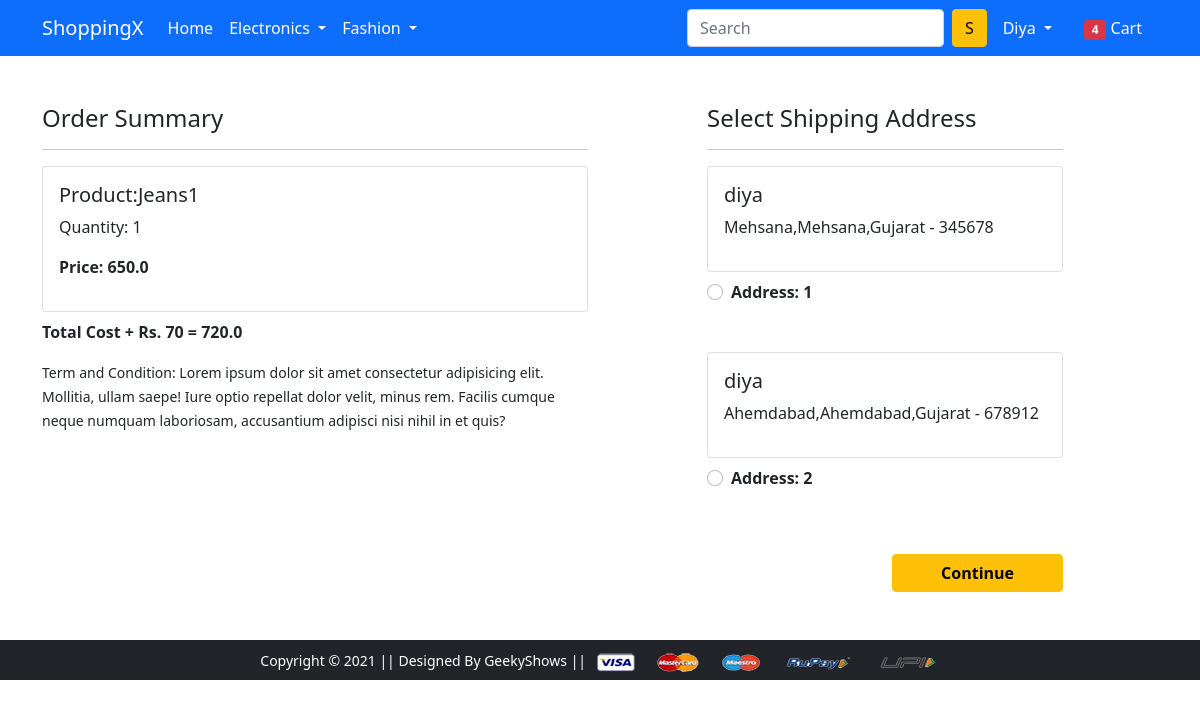
The page /checkout/ (signed in) on the database its author committed.
### app/models.py (models this page shows, shortened)
class Cart(models.Model):
    user = models.ForeignKey(User, on_delete=models.CASCADE)
    product = models.ForeignKey(Product, on_delete=models.CASCADE)
    quantity = models.PositiveIntegerField(default=1)
    @property
    def total_cost(self):
        return self.quantity * self.product.discount_price

class Product(models.Model):
    title = models.CharField(max_length=100)
    selling_price = models.FloatField()
    discount_price = models.FloatField()
    description = models.TextField()
    brand = models.CharField(max_length=100)
    category = models.CharField(choices=CATEGORY_CHOICES, max_length=2)
    product_image = models.ImageField(upload_to='productimg')

class Customer(models.Model):
    user = models.ForeignKey(User, on_delete=models.CASCADE)
    name = models.CharField(max_length=100)
    locality = models.CharField(max_length=100)
    city = models.CharField(max_length=50)
    zipcode = models.IntegerField()
    state = models.CharField(choices=STATE_CHOICES, max_length=100)

### app/views.py (the view)
# urls.py: path('checkout/', views.checkout, name='checkout'),
@login_required
def checkout(request):
    user = request.user
    add = Customer.objects.filter(user=user)
    cart_items = Cart.objects.filter(user=user)
    amount = 0.0
    shipping_amount = 70.0
    total_amount = 0.0
    cart_product = [p for p in Cart.objects.all() if p.user == user]
    if cart_product:
        for p in cart_product:
            tempamount = (p.quantity * p.product.discount_price)
            amount += tempamount
        total_amount = amount + shipping_amount
    return render(request, 'app/checkout.html',{'add':add ,'totalamount':total_amount ,'cart_items':cart_items})

### app/templates/app/checkout.html (shortened to what this page needs)
{% extends 'app/base.html' %}
{% load static %}
{% block main-content %}
<div class="container">
 <div class="row mt-5">
  <div class="col-sm-6">
    <h4>Order Summary</h4>
    <hr>
    {% for item in cart_items %}
      <div class="card mb-2">
        <div class="card-body">
          <h5>Product:{{item.product.title}}</h5>
          <p>Quantity: {{item.quantity}}</p>
          <p class="fw-bold">Price: {{item.total_cost}}</p>
        </div>
      </div>
    {% endfor %}
    <p class="fw-bold">Total Cost + Rs. 70 = {{totalamount}}</p>
    <small>Term and Condition: Lorem ipsum dolor sit amet consectetur adipisicing elit. Mollitia, ullam saepe! Iure optio repellat dolor velit, minus rem. Facilis cumque neque numquam laboriosam, accusantium adipisci nisi nihil in et quis?</small>
  </div>
  <div class="col-sm-4 offset-sm-1">
    <h4>Select Shipping Address</h4>
    <hr>
    <form action="/paymentdone">
    {% for ad in add %}
      <div class="card">
        <div class="card-body">
        <h5>{{ad.name}}</h5>
        <p>{{ad.locality}},{{ad.city}},{{ad.state}} - {{ad.zipcode}}</p>
        </div>
      </div>
        <div class="form-check mt-2 mb-5">
          <input class="form-check-input" type="radio" name="custid" id="custadd{{forloop.counter}}" value="{{ad.id}}">
          <label class="form-check-label fw-bold" for="custadd{{forloop.counter}}">
            Address: {{forloop.counter}} </label>
        </div>
    {% endfor %}
        <div class="text-end">
          <button type="submit" class="btn btn-warning mt-3 px-5 fw-bold">Continue</button>
        </div>
      </form>
    </div>
  </div>
</div>
{% endblock main-content %}

### app/templates/app/base.html (shortened to what this page needs)
<!doctype html>
{% load static %}
<html lang="en">
  <head>
    <link href="https://cdn.jsdelivr.net/npm/bootstrap@5.0.0-beta1/dist/css/bootstrap.min.css" rel="stylesheet">
    <link rel="stylesheet" href="{% static 'app/css/owl.carousel.min.css' %}">
    <link rel="stylesheet" href="{% static 'app/css/all.min.css' %}">
    <link rel="stylesheet" href="{% static 'app/css/style.css' %}">
  </head>
  <body>
    <nav class="navbar navbar-expand-lg navbar-dark bg-primary">
     <div class="container">
       <a class="navbar-brand" href="/">ShoppingX</a>
       <div class="collapse navbar-collapse" id="navbarSupportedContent">
         <ul class="navbar-nav me-auto mb-2 mb-lg-0">
           <li class="nav-item">
             <a class="nav-link active" aria-current="page" href="/">Home</a>
           </li>
           <li class="nav-item dropdown">
             <a class="nav-link dropdown-toggle text-white" href="#" id="electronicsDropdown" role="button" data-bs-toggle="dropdown" aria-expanded="false">
               Electronics
             </a>
           </li>
           <li class="nav-item dropdown">
             <a class="nav-link dropdown-toggle text-white" href="#" id="fashionDropdown" role="button" data-bs-toggle="dropdown" aria-expanded="false">
               Fashion
             </a>
           </li>
         </ul>
         <form class="d-flex">
           <input class="form-control me-2" type="search" placeholder="Search" aria-label="Search">
           <button class="btn btn-warning" type="submit">S</button>
         </form>
         <div>
          <ul class="navbar-nav me-auto mb-2 mb-lg-0">
          {% if request.user.is_authenticated %}
           <li class="nav-item dropdown mx-2">
              <a class="nav-link dropdown-toggle text-white" href="#" id="profileDropdown" role="button" data-bs-toggle="dropdown" aria-expanded="false">
                {{request.user.username}}
              </a>
           </li>
            <li class="nav-item mx-2">
             <a href="{% url 'showcart' %}" class="nav-link text-white"><span class="badge bg-danger">4</span> Cart </a>
            </li>
          {% endif %}
          </ul>
         </div>
       </div>
     </div>
    </nav>
    {% block main-content %} {% endblock main-content %}
    <footer class="container-fluid bg-dark text-center p-2 mt-5">
        <small class="text-white">Copyright &copy; 2021 || Designed By GeekyShows || </small>
        <img src="{% static 'app/images/payment.png' %}" alt="" srcset="" class="img-fluid" height="2px">
    </footer>
  </body>
</html>

### rows shown on the page
Cart: product "Jeans1", quantity "1", total_cost "650.0"
Customer: name "diya", locality "Mehsana", city "Mehsana", state "Gujarat", zipcode "345678"
Customer: name "diya", locality "Ahemdabad", city "Ahemdabad", state "Gujarat", zipcode "678912"

### other values the page prints
{{ request.user.username }} "Diya"
{{ totalamount }} "720.0"
